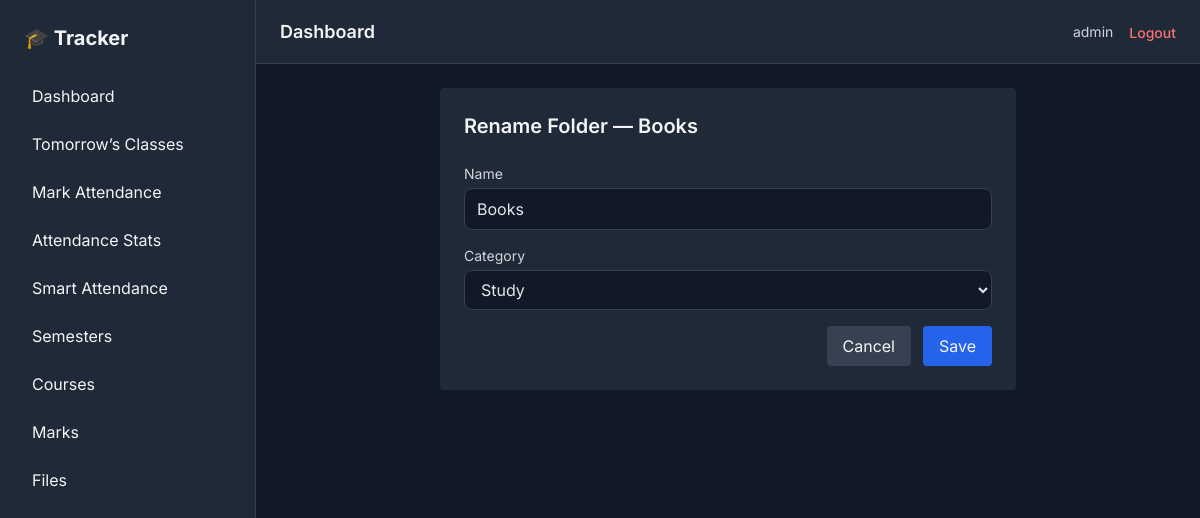
Screenshot of /files/folder/1/edit/ (signed in) with the database file from the repository.
### core/models.py (models this page shows, shortened)
class User(AbstractUser):
    email = models.EmailField(unique=True)

class Folder(models.Model):
    user = models.ForeignKey(
        settings.AUTH_USER_MODEL,
        on_delete = models.CASCADE,
        related_name = 'folders'
    )
    category = models.ForeignKey(
        FileCategory,
        on_delete = models.CASCADE,
        related_name = 'folders'
    )
    name = models.CharField(max_length=150)
    is_protected = models.BooleanField(default=False)
    pin_has = models.CharField(max_length=225, blank=True)

### core/views.py (the view)
# urls.py: path("files/folder/<int:folder_id>/edit/", views.edit_folder, name="edit_folder"),
@login_required
def edit_folder(request, folder_id):
    folder = get_object_or_404(Folder, id=folder_id, user=request.user)
    form = FolderForm(request.POST or None, instance=folder)
    if form.is_valid():
        form.save()
        return redirect("file_hub")
    return render(request, "files/edit_folder.html", {
        "form": form,
        "folder": folder
    })

### core/forms.py
class FolderForm(forms.ModelForm):
    class Meta:
        model = Folder
        fields = ["category", "name"]
        widgets = {
            "category": forms.Select(attrs={
                "class": BASE_INPUT_CLASSES
            }),
            "name": forms.TextInput(attrs={
                "class": BASE_INPUT_CLASSES,
                "placeholder": "e.g. Lecture Notes"
            }),
        }

### core/models.py (called while the page is built)
    def __str__(self):
        return self.name

### templates/files/edit_folder.html (shortened to what this page needs)
{% extends "base/base.html" %}
{% block content %}
<div class="max-w-xl mx-auto bg-gray-800 p-6 rounded">
    <h2 class="text-xl font-semibold mb-6">
        Rename Folder — {{ folder.name }}
    </h2>
    <form method="post" class="space-y-4">
        {% for field in form %}
            <div>
                <label class="block text-sm text-gray-300 mb-1">
                    {{ field.label }}
                </label>
                {{ field }}
            </div>
        {% endfor %}
        <div class="flex justify-end gap-3">
            <a href="{% url 'file_hub' %}"
               class="px-4 py-2 rounded bg-gray-700">
                Cancel
            </a>
            <button type="submit"
                class="px-4 py-2 rounded bg-blue-600 hover:bg-blue-500">
                Save
            </button>
        </div>
    </form>
</div>
{% endblock %}

### templates/base/navbar.html (shortened to what this page needs)
<header class="h-16 bg-gray-800 border-b border-gray-700 flex items-center justify-between px-6">
    <h1 class="text-lg font-semibold">Dashboard</h1>
    <div class="flex items-center gap-4">
        <span class="text-sm text-gray-300">
            {{ request.user.username }}
        </span>
        <form method="post" action="{% url 'logout' %}">
            <button type="submit"
                class="text-red-400 hover:text-red-300 text-sm font-medium">
                Logout
            </button>
        </form>
    </div>
</header>

### templates/base/base.html (style rules this page uses)
body { font-family: 'Inter', sans-serif; }

### rows the page displays
User: user.username "admin"
Folder: name "Books", form "Books" "Study"

### other values shown
{{ field.label }} "Name" "Category"
